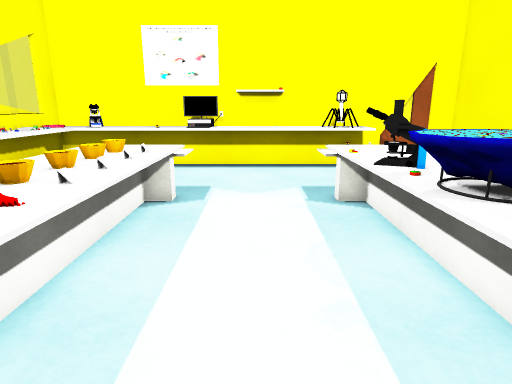
view 1 (above)

16 first-person views from a walk through a scene from a Unity 3-D project. The camera is 1.2 m above the floor, tilts 14° down and sees 75° across. The floor is counted in squares, 0.39 m on a side. Each view is taken from the middle of a square. On the plan, view 1 faces up. The plan holds only what a view shows up to about 20 squares ahead; the rest is blank. The place goes on beyond the plan. The player character is not drawn. Some surface patterns are stand-ins.

view 2
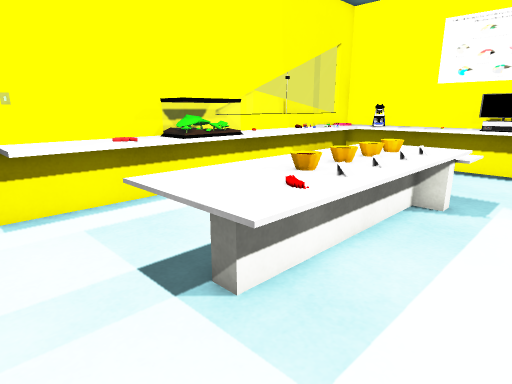

view 3
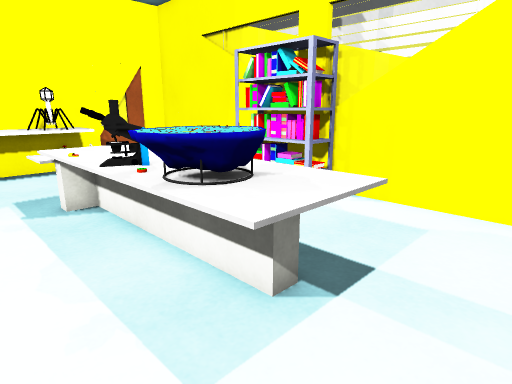

view 4
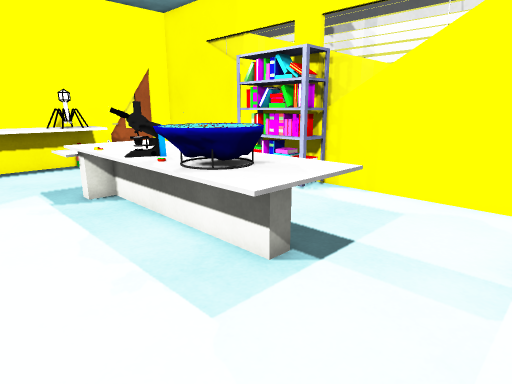

view 5
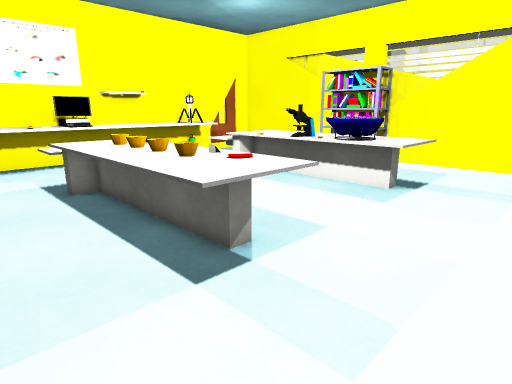

view 6
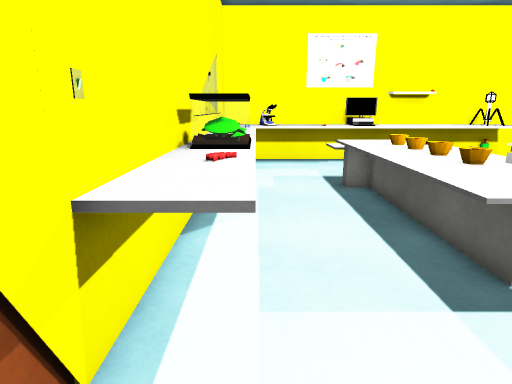

view 7
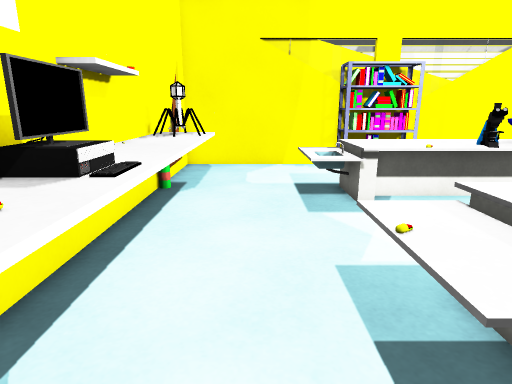

view 8
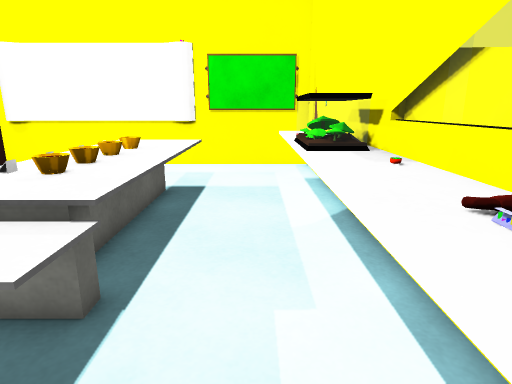

view 9
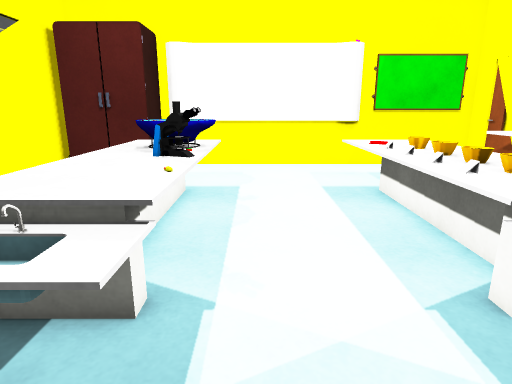

view 10
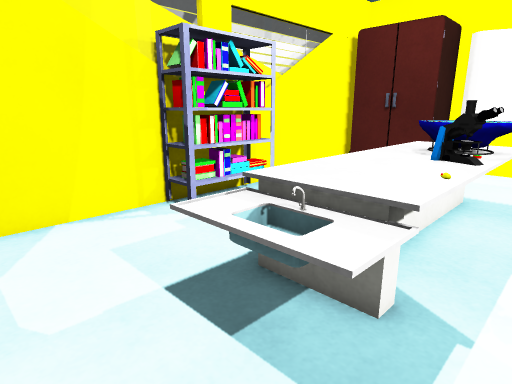

view 11
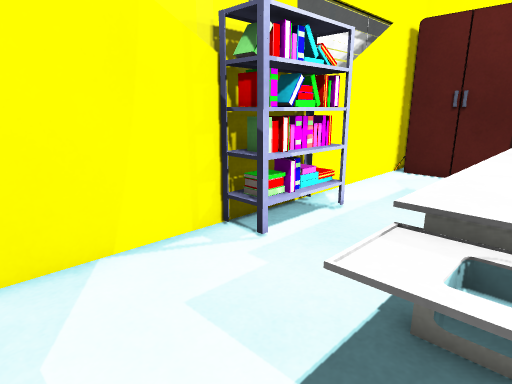

view 12
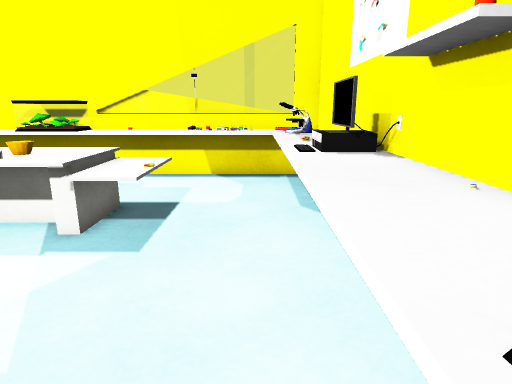

view 13
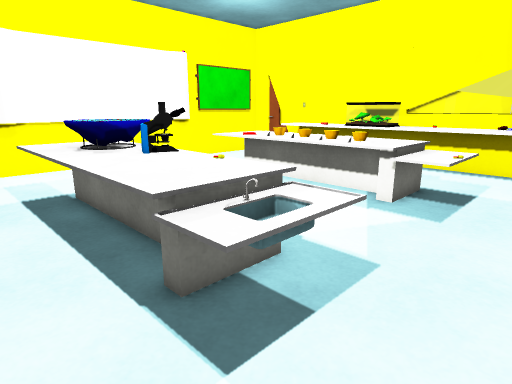

view 14
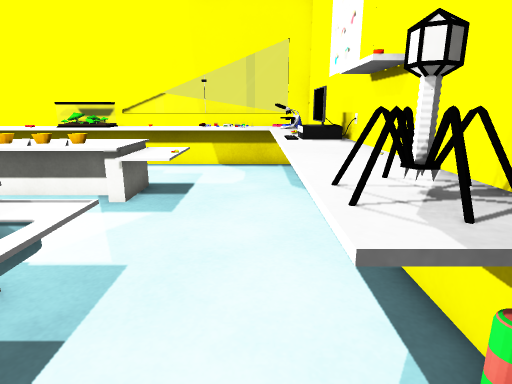

view 15
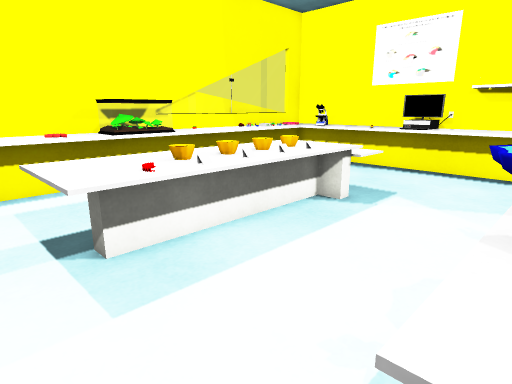

view 16
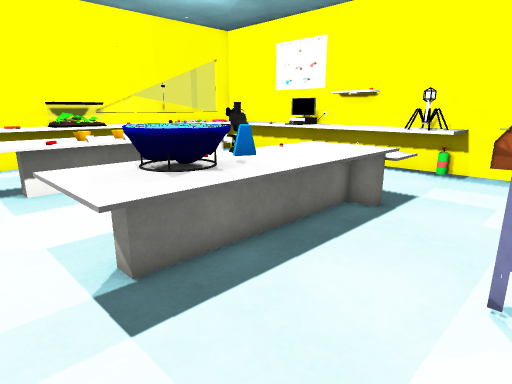

### Floor plan
Key: @ floor where view 1 was taken; # wall or solid block; . floor; = window, fence, low wall or low ledge; ^ raised ledge; O other object.
Columns run from 11 left of view 1 to 11 right of it. Each row starts with its distance up from view 1.
 19 #^^######^OOO^###  =###
 18 #^^O^^^^^^OOO^^O^^....#
 17 #^^O^^^^^^^^^^^^^^....#
 16 #^^...................#
 15   O...................#
 14   ^...................#
 13 #O^..OOOO....OOOOO....#
 12 #^^..OOOOO...OOOOO....#
 11 #^^..OOOOO...OOOOO....#
 10 #^^..OOOOO...OOOOO..###
  9 #^^..OOOOO...OOOOO..##
  8 #O=..OOOOO...OOOOO..##
  7 #O=..OOOOO...OOOOO..###
  6 #O=..OOOOO...OOOOO....#
  5 #^^..OOOOO...OOOOO....#
  4 #^^..OOOOO...OOOOO....#
  3 #^^..OOOOO...OOOOO....#
  2 #^^...OOO.....OOO.....#
  1 #^....................#
  0 #..........@..........#
 -1 #................# ####
 -2 #...............##  #
 -3 ##################

Positions as (right, up) in squares from view 1, and headings:
1: (0, 0), facing up
2: (0, 0), facing up-left
3: (0, 0), facing up-right
4: (-1, -1), facing up-right
5: (-9, -2), facing up-right
6: (-9, -2), facing up
7: (-8, 15), facing right
8: (-8, 16), facing down
9: (1, 16), facing down
10: (1, 16), facing down-right
11: (4, 16), facing down-right
12: (5, 16), facing left
13: (8, 16), facing down-left
14: (8, 16), facing left
15: (3, 1), facing up-left
16: (10, 1), facing up-left
